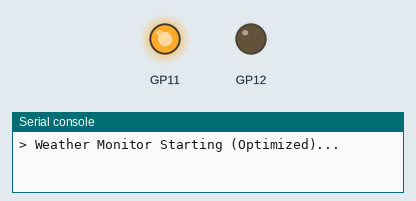
Recording of a program running on a simulated Raspberry Pi Pico running CircuitPython. Shown: output pins drawn as LEDs (lit = HIGH), the last lines printed to the serial console. The clock reads 2024-03-15 10:24:30 at power-on unless the program sets it; no MQTT or app messages arrive unless stated; values from a settings file that is not in the repository are placeholders; web requests get an empty 200 reply after 0.4 s; pins used as bus, display or sensor lines are not drawn.

Above: at 0.1 s.
At 4.0 s:
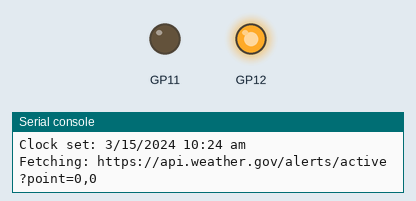
At 39.4 s:
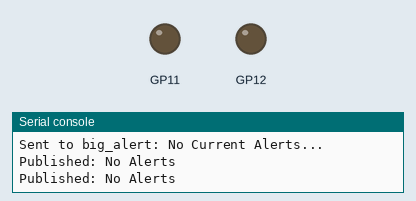
Timing chart, 0 to 40.9 s (numbered marks = the images above):
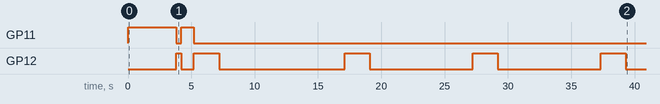

The program:

code.py
```python
import board
import time
import gc
import os
import rtc
import supervisor
import wifi
import adafruit_connection_manager
import adafruit_requests
import digitalio
from adafruit_io.adafruit_io import IO_HTTP, AdafruitIO_RequestError


# Constants
SLEEP_INTERVALS = {
    'error_retry': 30,
    'startup_delay': 2,
    'restart_delay': 10,
    'clock_error_delay': 15,
    'led_no_alert': 8,
    'led_alert': 1,
    'fetch_interval': 300,   # 5 minutes
    'publish_interval': 15   # 15 seconds per alert cycle
}

LED_PINS = {
    'red': board.GP11,
    'green': board.GP12,
    'blue': board.GP13
}

FEED_NAMES = {
    'weather_alerts': 'weather-alerts',
    'headline_alert': 'headline-alert',
    'big_alert': 'big-alert',
    'nbr_alerts': 'nbr-alerts',
    'rt': 'rt'
}

class LEDController:
    """Handle LED operations with cleaner interface"""
    def __init__(self):
        self.leds = {}
        for color, pin in LED_PINS.items():
            led = digitalio.DigitalInOut(pin)
            led.direction = digitalio.Direction.OUTPUT
            self.leds[color] = led

    def set_color(self, red=False, green=False, blue=False):
        """Set LED states in one call"""
        self.leds['red'].value = red
        self.leds['green'].value = green
        self.leds['blue'].value = blue

    def animate_no_alert(self):
        """LED animation for no alerts"""
        # Simple heartbeat to show we are alive but idle
        self.set_color(green=True)
        time.sleep(2.0)
        self.set_color(green=False)

    def animate_alert(self):
        """LED animation for active alerts"""
        # Flash Red/Blue to indicate urgency
        self.set_color(red=True)
        time.sleep(0.5)
        self.set_color(blue=True)
        time.sleep(0.5)
        self.set_color(red=False, blue=False)

class WeatherMonitor:
    """Main weather monitoring class"""
    def __init__(self):
        self.leds = LEDController()
        self.requests = None
        self.io = None
        self.feeds_cache = {}
        self.aio_username = os.getenv('AIO_USERNAME')
        self.aio_key = os.getenv('AIO_KEY')
        self.alerts_url = self._build_alerts_url()

        self.connection_failures = 0
        self.alerts = []
        self.current_alert_index = 0

        # State tracking to avoid redundant sends
        self.last_sent_data = {}
        self.last_fetch_time = -SLEEP_INTERVALS['fetch_interval'] # Force immediate fetch
        self.last_publish_time = 0

    def _build_alerts_url(self):
        """Build the NWS alerts URL"""
        lat = os.getenv('LATITUDE')
        lon = os.getenv('LONGITUDE')
        return f"https://api.weather.gov/alerts/active?point={lat},{lon}"

    def _log_memory(self, checkpoint):
        """Simplified memory logging"""
        before = gc.mem_free()
        gc.collect()
        # print(f"MEM {checkpoint}: {before} -> {gc.mem_free()}")

    def _get_current_time(self):
        """Get formatted current time"""
        rtc_obj = rtc.RTC()
        now = rtc_obj.datetime
        hour = now.tm_hour % 12 or 12
        period = "am" if now.tm_hour < 12 else "pm"
        return f"{now.tm_mon}/{now.tm_mday}/{now.tm_year} {hour}:{now.tm_min:02d} {period}"

    def _get_feed_time(self):
        """Get time in feed format"""
        rtc_obj = rtc.RTC()
        now = rtc_obj.datetime
        return f"{now.tm_year}-{now.tm_mon}-{now.tm_mday}T{now.tm_hour}:{now.tm_min}"

    def _set_clock(self):
        """Set system clock from network time"""
        try:
            now = time.struct_time(self.io.receive_time(os.getenv("TIMEZONE")))
            rtc_obj = rtc.RTC()
            rtc_obj.datetime = time.struct_time((
                now.tm_year, now.tm_mon, now.tm_mday,
                now.tm_hour, now.tm_min, now.tm_sec, 0, -1, -1
            ))
            print(f"Clock set: {self._get_current_time()}")
        except Exception as e:
            print(f"Error setting clock: {e}")
            # Non-fatal, continue with internal clock or retry later logic could be added

    def _initialize_connection(self):
        """Initialize WiFi and IO connections"""
        try:
            wifi.radio.connect(
                os.getenv("CIRCUITPY_WIFI_SSID"),
                os.getenv("CIRCUITPY_WIFI_PASSWORD")
            )
            print(f"Connected to {os.getenv('CIRCUITPY_WIFI_SSID')}")

            pool = adafruit_connection_manager.get_radio_socketpool(wifi.radio)
            ssl_context = adafruit_connection_manager.get_radio_ssl_context(wifi.radio)
            self.requests = adafruit_requests.Session(pool, ssl_context)
            self.io = IO_HTTP(self.aio_username, self.aio_key, self.requests)

        except Exception as e:
            print(f"Connection error: {e}")
            self.leds.set_color(red=True)
            time.sleep(SLEEP_INTERVALS['restart_delay'])
            supervisor.reload()

    def _get_feed_key(self, feed_name):
        """Get feed key with caching"""
        if feed_name not in self.feeds_cache:
            try:
                feed = self.io.get_feed(FEED_NAMES[feed_name])
                self.feeds_cache[feed_name] = feed['key']
            except Exception as e:
                print(f"Error getting feed {feed_name}: {e}")
                return None
        return self.feeds_cache[feed_name]

    def _send_data_safely(self, feed_name, data, metadata=None):
        """Send data with error handling and deduplication"""
        # Check deduplication
        identifier = f"{feed_name}_{str(data)}"
        if self.last_sent_data.get(feed_name) == identifier:
            # print(f"Skipping duplicate send for {feed_name}")
            return True

        feed_key = self._get_feed_key(feed_name)
        if feed_key:
            try:
                self.io.send_data(feed_key, data, metadata)
                self.last_sent_data[feed_name] = identifier
                print(f"Sent to {feed_name}: {str(data)[:30]}...")
                return True
            except Exception as e:
                print(f"Error sending to {feed_name}: {e}")
                self.connection_failures += 1
        return False

    def _extract_alert_data(self, alert_feature):
        """Extract all alert data in one pass"""
        props = alert_feature['properties']
        params = props.get('parameters', {})

        return {
            'area_desc': props.get('areaDesc', ''),
            'sent': props.get('sent', ''),
            'status': props.get('status', ''),
            'severity': props.get('severity', ''),
            'urgency': props.get('urgency', ''),
            'event': props.get('event', ''),
            'sender_name': props.get('senderName', ''),
            'headline': props.get('headline', ''),
            'description': props.get('description', ''),
            'nws_headline': params.get('NWSheadline', [''])[0] if 'NWSheadline' in params else '',
        }

    def _format_alert_content(self, alert_data, alert_index, total_alerts):
        """Format alert content efficiently"""
        base_info = f"From {alert_data['sender_name']} sent {alert_data['sent']}\n"
        priority_info = f">> {alert_data['severity']} * {alert_data['urgency']} <<\n"
        event_line = f"{alert_data['event']}: {alert_data['nws_headline']}\n"

        # Short content
        alert_header = f"** ALERT {alert_index + 1} of {total_alerts} ** "
        short_parts = [
            alert_header, base_info, priority_info, event_line,
            f"{alert_data['headline']}\n"
        ]
        short_content = ''.join(short_parts)

        # Big content (full description)
        big_content = short_content + f"\n{alert_data['description']}\n"

        # Headline content
        headline_content = f"{alert_data['nws_headline']} - {alert_data['headline']}"

        return big_content, short_content, headline_content

    def fetch_alerts(self):
        """Fetch alerts from NWS"""
        print(f"Fetching: {self.alerts_url}")
        self.leds.set_color(green=True)
        self._log_memory("fetch_start")

        try:
            response = self.requests.get(self.alerts_url)
            if response.status_code == 200:
                data = response.json()
                features = data.get('features', [])[:5] # Limit here instead

                # Parse alerts into list
                parsed_alerts = []
                for i, feature in enumerate(features):
                    parsed_alerts.append(self._extract_alert_data(feature))

                self.alerts = parsed_alerts
                print(f"Fetched {len(self.alerts)} alerts")

                # Update alert count immediately
                metadata = {
                    "lat": os.getenv('LATITUDE'),
                    "lon": os.getenv('LONGITUDE'),
                    "created_at": self._get_feed_time()
                }
                self._send_data_safely('nbr_alerts', len(self.alerts), metadata)

                # Update status feed
                status_msg = f"Fetched {len(self.alerts)} alerts at {self._get_current_time()}"
                self._send_data_safely('rt', status_msg)

            else:
                print(f"Fetch failed: {response.status_code}")
                # Don't clear old alerts on transient failure?
                # Better to keep old ones than show nothing if network blip.

            response.close()
            # Reset index to show first alert next cycle
            self.current_alert_index = 0

        except Exception as e:
            print(f"Fetch error: {e}")
            self.leds.set_color(red=True)
            time.sleep(SLEEP_INTERVALS['led_alert']) # Short flash

        self._log_memory("fetch_end")
        self.leds.set_color(blue=True)

    def publish_current_alert(self):
        """Publish the current alert in the cycle"""
        if not self.alerts:
            # Handle no alerts
            metadata = {
                "lat": os.getenv('LATITUDE'),
                "lon": os.getenv('LONGITUDE'),
                "created_at": self._get_feed_time()
            }
            content = "No Current Alerts"
            self._send_data_safely('weather_alerts', content, metadata)
            self._send_data_safely('headline_alert', content, metadata)
            self._send_data_safely('big_alert', content, metadata)
            print("Published: No Alerts")
            return

        # Handle active alerts
        alert_data = self.alerts[self.current_alert_index]
        big, short, headline = self._format_alert_content(
            alert_data, self.current_alert_index, len(self.alerts)
        )

        metadata = {
            "lat": os.getenv('LATITUDE'),
            "lon": os.getenv('LONGITUDE'),
            "created_at": self._get_feed_time()
        }

        self._send_data_safely('weather_alerts', short, metadata)
        self._send_data_safely('headline_alert', headline, metadata)
        self._send_data_safely('big_alert', big, metadata)

        print(f"Published Alert {self.current_alert_index + 1}/{len(self.alerts)}")

        # Cycle index
        self.current_alert_index = (self.current_alert_index + 1) % len(self.alerts)

    def run(self):
        """Main execution loop"""
        print("> Weather Monitor Starting (Optimized)...")
        self.leds.set_color(red=True)
        time.sleep(SLEEP_INTERVALS['startup_delay'])

        self._initialize_connection()
        self._set_clock()
        self.leds.set_color(blue=True)

        while True:
            try:
                now = time.monotonic()

                # Fetch Check
                if now - self.last_fetch_time > SLEEP_INTERVALS['fetch_interval']:
                    self.fetch_alerts()
                    self.last_fetch_time = now
                    # Force immediate publish after new fetch
                    self.last_publish_time = 0

                # Publish Check
                if now - self.last_publish_time > SLEEP_INTERVALS['publish_interval']:
                    self.publish_current_alert()
                    self.last_publish_time = now

                # Animation / Idling
                if self.alerts:
                    self.leds.animate_alert()
                else:
                    self.leds.animate_no_alert()
                    time.sleep(SLEEP_INTERVALS['led_no_alert']) # Extra sleep when idle

                # Small sleep to prevent tight loop
                time.sleep(0.1)

            except Exception as e:
                print(f"Main loop error: {e}")
                self.leds.set_color(red=True)
                time.sleep(SLEEP_INTERVALS['restart_delay'])
                supervisor.reload()

# Entry point
if __name__ == "__main__":
    monitor = WeatherMonitor()
    monitor.run()
```

Measured:
- by itself, GP11: HIGH → LOW at 3.8 s, → HIGH 0.40 s later, → LOW 1.0 s later
- by itself, GP12: LOW → HIGH at 3.8 s, → LOW 0.40 s later, → HIGH 1.0 s later, → LOW 2.0 s later, … (10 changes in this stretch)
